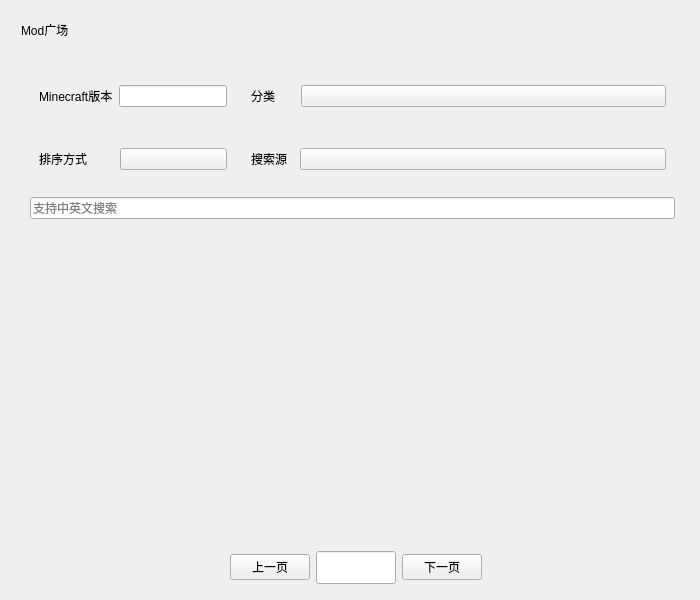
<?xml version="1.0" encoding="UTF-8"?>
<ui version="4.0">
 <class>PlazaPage</class>
 <widget class="QFrame" name="PlazaPage">
  <property name="geometry">
   <rect>
    <x>0</x>
    <y>0</y>
    <width>700</width>
    <height>600</height>
   </rect>
  </property>
  <property name="sizePolicy">
   <sizepolicy hsizetype="Expanding" vsizetype="Expanding">
    <horstretch>0</horstretch>
    <verstretch>0</verstretch>
   </sizepolicy>
  </property>
  <property name="windowTitle">
   <string/>
  </property>
  <layout class="QGridLayout" name="gridLayout">
   <item row="1" column="1" colspan="4">
    <widget class="TitleLabel" name="titleLabel">
     <property name="sizePolicy">
      <sizepolicy hsizetype="Fixed" vsizetype="Fixed">
       <horstretch>0</horstretch>
       <verstretch>0</verstretch>
      </sizepolicy>
     </property>
     <property name="text">
      <string>Mod广场</string>
     </property>
    </widget>
   </item>
   <item row="3" column="1" colspan="6">
    <widget class="SimpleCardWidget" name="searchWidget">
     <property name="sizePolicy">
      <sizepolicy hsizetype="Expanding" vsizetype="Fixed">
       <horstretch>0</horstretch>
       <verstretch>0</verstretch>
      </sizepolicy>
     </property>
     <property name="minimumSize">
      <size>
       <width>0</width>
       <height>180</height>
      </size>
     </property>
     <property name="maximumSize">
      <size>
       <width>16777215</width>
       <height>180</height>
      </size>
     </property>
     <layout class="QGridLayout" name="gridLayout_2">
      <item row="2" column="0" colspan="6">
       <widget class="QWidget" name="sortTypeWidget" native="true">
        <property name="sizePolicy">
         <sizepolicy hsizetype="Expanding" vsizetype="Minimum">
          <horstretch>0</horstretch>
          <verstretch>0</verstretch>
         </sizepolicy>
        </property>
        <property name="minimumSize">
         <size>
          <width>0</width>
          <height>50</height>
         </size>
        </property>
        <property name="maximumSize">
         <size>
          <width>16777215</width>
          <height>50</height>
         </size>
        </property>
        <layout class="QHBoxLayout" name="horizontalLayout_2">
         <item>
          <widget class="StrongBodyLabel" name="sortTypeTitle">
           <property name="sizePolicy">
            <sizepolicy hsizetype="Fixed" vsizetype="Fixed">
             <horstretch>0</horstretch>
             <verstretch>0</verstretch>
            </sizepolicy>
           </property>
           <property name="text">
            <string>排序方式        </string>
           </property>
          </widget>
         </item>
         <item>
          <widget class="ComboBox" name="sortTypeComboBox"/>
         </item>
        </layout>
       </widget>
      </item>
      <item row="1" column="0" colspan="6">
       <widget class="QWidget" name="mcVersionWidget" native="true">
        <property name="sizePolicy">
         <sizepolicy hsizetype="Expanding" vsizetype="Fixed">
          <horstretch>0</horstretch>
          <verstretch>0</verstretch>
         </sizepolicy>
        </property>
        <property name="minimumSize">
         <size>
          <width>0</width>
          <height>50</height>
         </size>
        </property>
        <property name="maximumSize">
         <size>
          <width>16777215</width>
          <height>50</height>
         </size>
        </property>
        <layout class="QHBoxLayout" name="horizontalLayout_3">
         <item>
          <widget class="StrongBodyLabel" name="mcVersionTitle">
           <property name="sizePolicy">
            <sizepolicy hsizetype="Fixed" vsizetype="Fixed">
             <horstretch>0</horstretch>
             <verstretch>0</verstretch>
            </sizepolicy>
           </property>
           <property name="text">
            <string>Minecraft版本</string>
           </property>
          </widget>
         </item>
         <item>
          <widget class="EditableComboBox" name="mcVersionComboBox"/>
         </item>
        </layout>
       </widget>
      </item>
      <item row="2" column="6">
       <widget class="QWidget" name="searchSrcWidget" native="true">
        <property name="sizePolicy">
         <sizepolicy hsizetype="Expanding" vsizetype="Minimum">
          <horstretch>0</horstretch>
          <verstretch>0</verstretch>
         </sizepolicy>
        </property>
        <property name="minimumSize">
         <size>
          <width>0</width>
          <height>50</height>
         </size>
        </property>
        <property name="maximumSize">
         <size>
          <width>16777215</width>
          <height>50</height>
         </size>
        </property>
        <layout class="QHBoxLayout" name="horizontalLayout_4">
         <item>
          <widget class="StrongBodyLabel" name="searchSrcTitle">
           <property name="sizePolicy">
            <sizepolicy hsizetype="Fixed" vsizetype="Fixed">
             <horstretch>0</horstretch>
             <verstretch>0</verstretch>
            </sizepolicy>
           </property>
           <property name="text">
            <string>搜索源  </string>
           </property>
          </widget>
         </item>
         <item>
          <widget class="ComboBox" name="searchSrcComboBox"/>
         </item>
        </layout>
       </widget>
      </item>
      <item row="1" column="6">
       <widget class="QWidget" name="modTypeWidget" native="true">
        <property name="sizePolicy">
         <sizepolicy hsizetype="Expanding" vsizetype="Fixed">
          <horstretch>0</horstretch>
          <verstretch>0</verstretch>
         </sizepolicy>
        </property>
        <property name="minimumSize">
         <size>
          <width>0</width>
          <height>50</height>
         </size>
        </property>
        <property name="maximumSize">
         <size>
          <width>16777215</width>
          <height>50</height>
         </size>
        </property>
        <layout class="QHBoxLayout" name="horizontalLayout">
         <item>
          <widget class="StrongBodyLabel" name="modTypeTitle">
           <property name="sizePolicy">
            <sizepolicy hsizetype="Fixed" vsizetype="Fixed">
             <horstretch>0</horstretch>
             <verstretch>0</verstretch>
            </sizepolicy>
           </property>
           <property name="text">
            <string>分类      </string>
           </property>
          </widget>
         </item>
         <item>
          <widget class="ComboBox" name="modTypeComboBox"/>
         </item>
        </layout>
       </widget>
      </item>
      <item row="4" column="0" colspan="7">
       <widget class="SearchLineEdit" name="SearchLineEdit">
        <property name="placeholderText">
         <string>支持中英文搜索</string>
        </property>
       </widget>
      </item>
     </layout>
    </widget>
   </item>
   <item row="5" column="6">
    <spacer name="horizontalSpacer">
     <property name="orientation">
      <enum>Qt::Horizontal</enum>
     </property>
     <property name="sizeHint" stdset="0">
      <size>
       <width>40</width>
       <height>20</height>
      </size>
     </property>
    </spacer>
   </item>
   <item row="6" column="1" colspan="6">
    <spacer name="bottomSpacer">
     <property name="orientation">
      <enum>Qt::Vertical</enum>
     </property>
     <property name="sizeType">
      <enum>QSizePolicy::Fixed</enum>
     </property>
     <property name="sizeHint" stdset="0">
      <size>
       <width>20</width>
       <height>5</height>
      </size>
     </property>
    </spacer>
   </item>
   <item row="5" column="4">
    <layout class="QHBoxLayout" name="horizontalLayout_5">
     <item>
      <widget class="TransparentPushButton" name="previousPageButton">
       <property name="text">
        <string>上一页</string>
       </property>
      </widget>
     </item>
     <item>
      <widget class="SearchLineEdit" name="PageLineEdit">
       <property name="sizePolicy">
        <sizepolicy hsizetype="Fixed" vsizetype="Fixed">
         <horstretch>0</horstretch>
         <verstretch>0</verstretch>
        </sizepolicy>
       </property>
       <property name="minimumSize">
        <size>
         <width>80</width>
         <height>33</height>
        </size>
       </property>
       <property name="maximumSize">
        <size>
         <width>80</width>
         <height>33</height>
        </size>
       </property>
      </widget>
     </item>
     <item>
      <widget class="TransparentPushButton" name="nextPageButton">
       <property name="text">
        <string>下一页</string>
       </property>
      </widget>
     </item>
    </layout>
   </item>
   <item row="2" column="1" colspan="6">
    <spacer name="verticalSpacer">
     <property name="orientation">
      <enum>Qt::Vertical</enum>
     </property>
     <property name="sizeType">
      <enum>QSizePolicy::Fixed</enum>
     </property>
     <property name="sizeHint" stdset="0">
      <size>
       <width>20</width>
       <height>10</height>
      </size>
     </property>
    </spacer>
   </item>
   <item row="4" column="1" colspan="6">
    <widget class="SmoothScrollArea" name="resultScrollArea">
     <property name="frameShape">
      <enum>QFrame::NoFrame</enum>
     </property>
     <property name="verticalScrollBarPolicy">
      <enum>Qt::ScrollBarAsNeeded</enum>
     </property>
     <property name="widgetResizable">
      <bool>true</bool>
     </property>
     <property name="alignment">
      <set>Qt::AlignLeading|Qt::AlignLeft|Qt::AlignTop</set>
     </property>
     <widget class="QWidget" name="resultScrollAreaWidgetContents">
      <property name="geometry">
       <rect>
        <x>0</x>
        <y>0</y>
        <width>655</width>
        <height>268</height>
       </rect>
      </property>
     </widget>
    </widget>
   </item>
   <item row="5" column="2">
    <spacer name="horizontalSpacer_2">
     <property name="orientation">
      <enum>Qt::Horizontal</enum>
     </property>
     <property name="sizeHint" stdset="0">
      <size>
       <width>40</width>
       <height>20</height>
      </size>
     </property>
    </spacer>
   </item>
   <item row="0" column="1" colspan="6">
    <spacer name="topSpacer">
     <property name="orientation">
      <enum>Qt::Vertical</enum>
     </property>
     <property name="sizeType">
      <enum>QSizePolicy::Fixed</enum>
     </property>
     <property name="sizeHint" stdset="0">
      <size>
       <width>20</width>
       <height>10</height>
      </size>
     </property>
    </spacer>
   </item>
   <item row="1" column="7" rowspan="4">
    <spacer name="rightSpacer">
     <property name="orientation">
      <enum>Qt::Horizontal</enum>
     </property>
     <property name="sizeType">
      <enum>QSizePolicy::Fixed</enum>
     </property>
     <property name="sizeHint" stdset="0">
      <size>
       <width>5</width>
       <height>20</height>
      </size>
     </property>
    </spacer>
   </item>
   <item row="1" column="0" rowspan="4">
    <spacer name="leftSpacer">
     <property name="orientation">
      <enum>Qt::Horizontal</enum>
     </property>
     <property name="sizeType">
      <enum>QSizePolicy::Fixed</enum>
     </property>
     <property name="sizeHint" stdset="0">
      <size>
       <width>10</width>
       <height>20</height>
      </size>
     </property>
    </spacer>
   </item>
  </layout>
 </widget>
 <customwidgets>
  <customwidget>
   <class>ComboBox</class>
   <extends>QPushButton</extends>
   <header>qfluentwidgets</header>
  </customwidget>
  <customwidget>
   <class>EditableComboBox</class>
   <extends>LineEdit</extends>
   <header>qfluentwidgets</header>
  </customwidget>
  <customwidget>
   <class>PushButton</class>
   <extends>QPushButton</extends>
   <header>qfluentwidgets</header>
  </customwidget>
  <customwidget>
   <class>TransparentPushButton</class>
   <extends>PushButton</extends>
   <header>qfluentwidgets</header>
  </customwidget>
  <customwidget>
   <class>CardWidget</class>
   <extends>QFrame</extends>
   <header>qfluentwidgets</header>
   <container>1</container>
  </customwidget>
  <customwidget>
   <class>SimpleCardWidget</class>
   <extends>CardWidget</extends>
   <header>qfluentwidgets</header>
   <container>1</container>
  </customwidget>
  <customwidget>
   <class>SmoothScrollArea</class>
   <extends>QScrollArea</extends>
   <header>qfluentwidgets</header>
   <container>1</container>
  </customwidget>
  <customwidget>
   <class>StrongBodyLabel</class>
   <extends>QLabel</extends>
   <header>qfluentwidgets</header>
  </customwidget>
  <customwidget>
   <class>TitleLabel</class>
   <extends>QLabel</extends>
   <header>qfluentwidgets</header>
  </customwidget>
  <customwidget>
   <class>LineEdit</class>
   <extends>QLineEdit</extends>
   <header>qfluentwidgets</header>
  </customwidget>
  <customwidget>
   <class>SearchLineEdit</class>
   <extends>LineEdit</extends>
   <header>qfluentwidgets</header>
  </customwidget>
 </customwidgets>
 <resources/>
 <connections/>
</ui>
